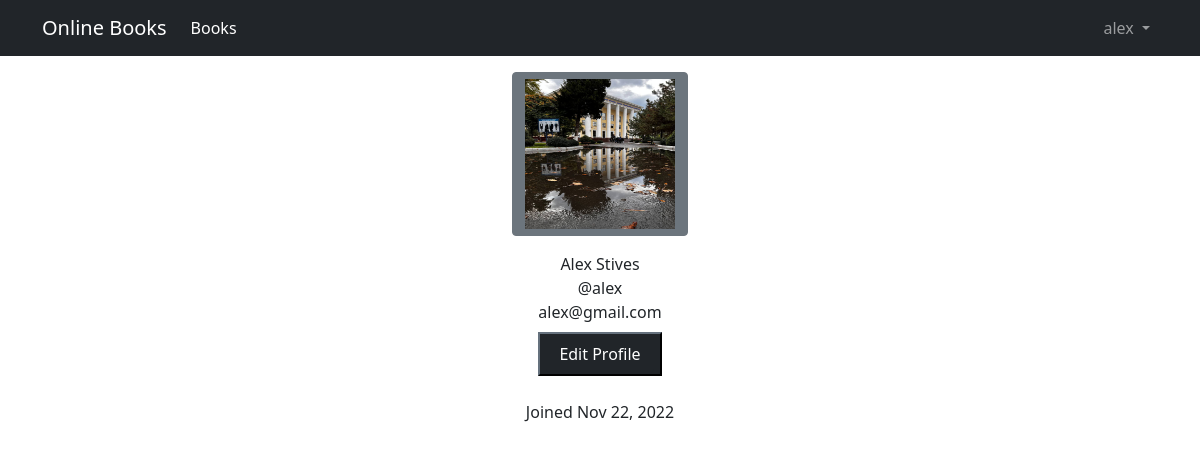
Before: /users/profile (signed in) with the older database file.
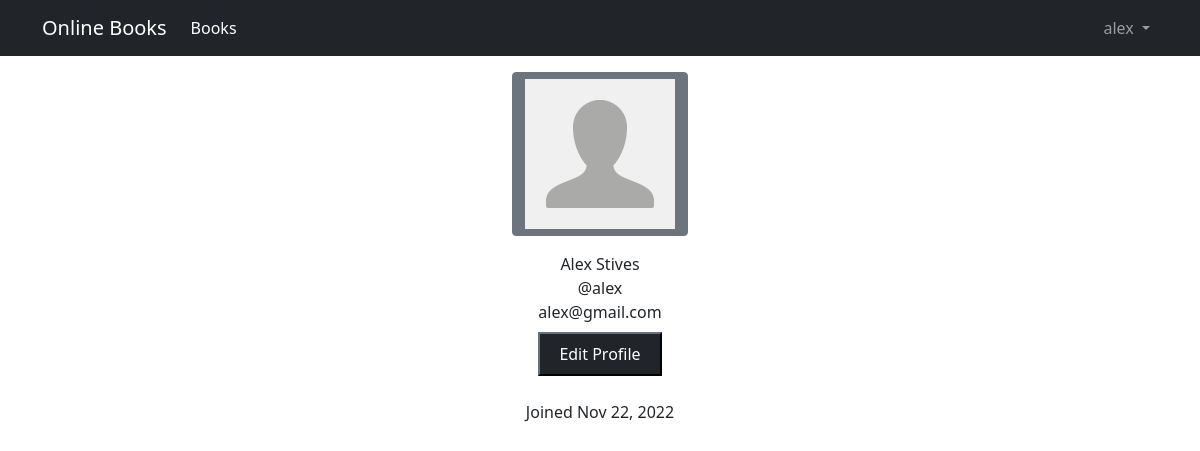
After: the same page with the newer database file.
### users/models.py (models this page shows)
class CustomUser(AbstractUser):
    profile_pic = models.ImageField(default='default.jpg')

### users/views.py (the view)
# urls.py: path('profile', ProfileView.as_view(), name="profile"),
class ProfileView(LoginRequiredMixin, View):
    def get(self, request):
        return render(request, 'users/profile.html', {'user': request.user})

### users/templates/users/profile.html (shortened to what this page needs)
{% extends 'base.html' %}
{% block content %}
    <div class="container">
        <div class=" image d-flex flex-column justify-content-center align-items-center">
            <button class="btn btn-secondary">
                <img src="{{ user.profile_pic.url }}" height="150" width="150"/>
            </button>
            <span class="name mt-3">{{ user.first_name }} {{ user.last_name }}</span>
            <span class="idd">@{{ user.username }}</span>
            <span class="idd">{{ user.email }}</span>
            <div class=" d-flex mt-2">
                <button class="btn1 btn-dark">
                    <a href="{% url 'users:profile-edit' %}" class="btn btn-dark">Edit Profile</a>
                </button>
            </div>
            <div class=" px-2 rounded mt-4 date ">
                <span class="join">Joined {{ user.date_joined|date:"M d, Y" }}</span>
            </div>
        </div>
    </div>
{% endblock %}

### templates/base.html (shortened to what this page needs)
<!DOCTYPE html>
{% load static %}
<html lang="en">
<head>
    <link href="https://cdn.jsdelivr.net/npm/bootstrap@5.0.2/dist/css/bootstrap.min.css" rel="stylesheet"
>
</head>
<link rel="stylesheet" type="text/css" href="{% static 'css/main.css' %}">
<body>
<nav class="navbar navbar-expand-lg navbar-dark bg-dark">
    <div class="container">
        <a class="navbar-brand" href="{% url 'landing_page' %}">Online Books</a>
        <div class="collapse navbar-collapse" id="navbarSupportedContent">
            <ul class="navbar-nav me-auto mb-2 mb-lg-0">
                <li class="nav-item">
                    <a class="nav-link active" aria-current="page" href="{% url 'books-list' %}">Books</a>
                </li>
            </ul>
        </div>
        <div>
            {% if request.user.is_authenticated %}
                <ul class="navbar-nav">
                    <li class="nav-item dropdown">
                        <a class="nav-link dropdown-toggle" href="#" id="navbarDropdown" role="button"
                           data-bs-toggle="dropdown" aria-expanded="false">
                            {{ request.user }}
                        </a>
                    </li>
                </ul>
            {% else %}
                <a class="btn btn-outline-primary" href="{% url 'users:login' %}">Login</a>
            {% endif %}
        </div>
    </div>
</nav>
{% block content %}
{% endblock %}
</body>
</html>

Changed rows visible on the page:
changed CustomUser "alex": profile_pic: picture removed, a placeholder shows
